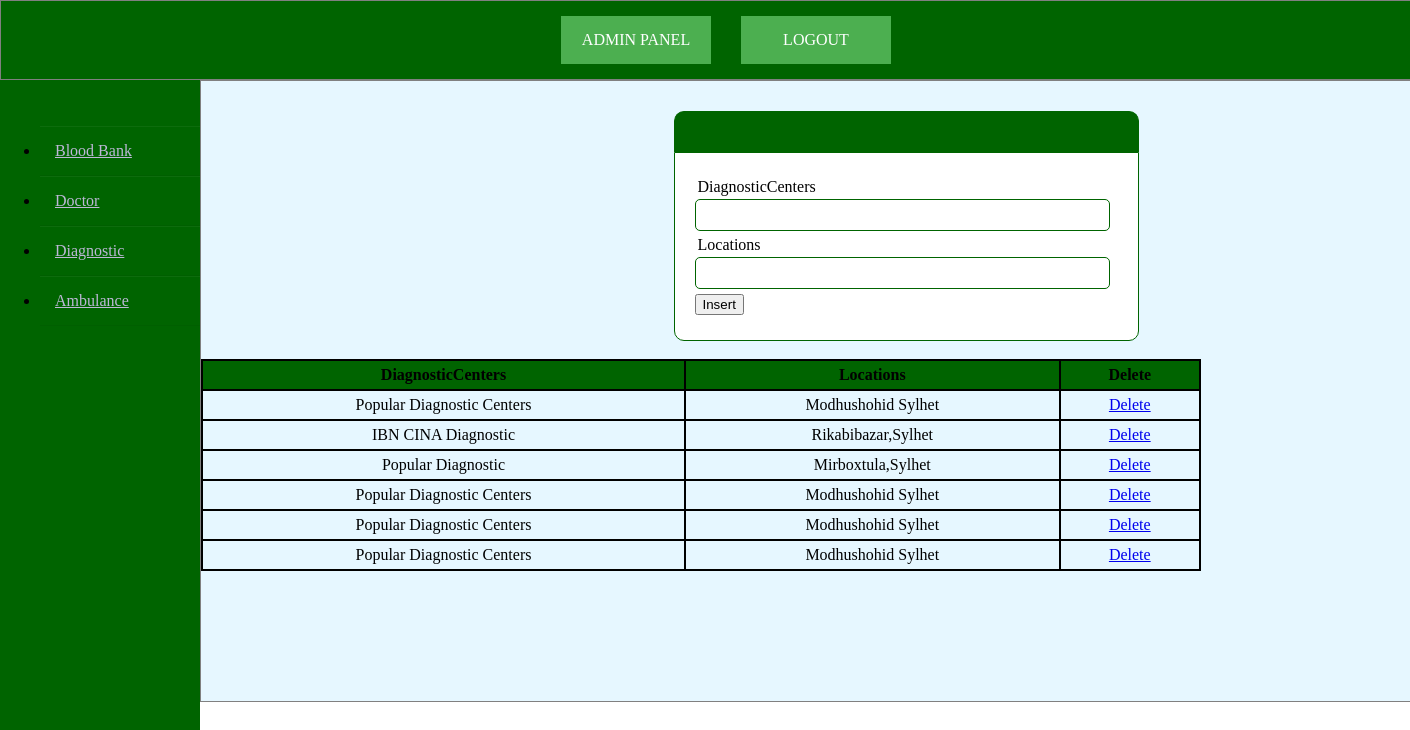
The page /admin_diagnostic.php (signed in) on the database its author committed.
### tables this page shows
CREATE TABLE `dc` (
  `id` int(12) NOT NULL,
  `DiagnosticCenters` varchar(255) NOT NULL,
  `Locations` varchar(255) NOT NULL
);

### admin_diagnostic.php (the view, shortened to what this page needs)
<?php
		include("connect.php");
?>
<!DOCTYPE html>
<html>
<head>
 <link rel="stylesheet" href="sylhet1.css"/>
<link rel="stylesheet" href="stylesheet.css"/>
 </head>
	<body>
		<div class="background">
			<div class="menu-bar">
				<ul>
						<li style="float: left; background-color: #4CAF50; "><a href="admin_bloodbank.php"> ADMIN PANEL </a></li>
				<li style="float: right; background-color: #4CAF50; "><a href="admin_logout.php"> LOGOUT </a></li>
			</ul>
			</div>
		<div class="wrapper">
			<div class="sidebar">
				<ul>
		 			<li><a href="admin_bloodbank.php">Blood Bank</a></li>
		 			<li><a href="admin_doctor.php">Doctor</a></li>
		 			<li><a href="admin_diagnostic.php">Diagnostic </a></li>
					<li><a href="admin_ambulance.php">Ambulance </a></li>
		 		</ul>
			</div>
			<div class="about">
			<div class="main_content">
				<div class="info">
				<div class ="aboutusbody">
			<div class="register">
			</div>
			<form method="post" action="admin_diagnostic.php">
				<div class="input-group">
					<label>DiagnosticCenters</label>
					<input type="text" name="DiagnosticCenters">
				</div>
				<div class="input-group">
					<label>Locations</label>
					<input type="text" name="Locations">
				</div>
				<div class="input-group">
					<button type="submit" name="register" class "btn">Insert</button>
				</div>
			</form>
			<br>
			<?php
	$sql= "select * from dc";
	$res=mysqli_query($conn,$sql);
	echo '<table border="1" width="100%" >';
	echo '<tr bgcolor="#006400" color="white">';
		echo '<th>'.'DiagnosticCenters'.'</th>';
		echo '<th>'.'Locations'.'</th>';
		echo '<th>'.'Delete'.'</th>';
	echo '</tr>';
	while($arr=mysqli_fetch_array($res))
	{
		echo "<tr>
		<td>".$arr['DiagnosticCenters']."</td>
		<td>".$arr['Locations']."</td>
		<td><a href='delete1.php?rnn=$arr[DiagnosticCenters]'>Delete</td>
		</tr>";
	}
	echo '</table>';
	?>
			</div>
		 		</div>
				</div>
			</div>
			  </div>
</div>
	</body>
 </html>

### sylhet1.css (style rules this page uses)
html, body { height: 100%; margin: 0; }
.background { height: auto; }
.aboutusbody { display: inline-block; border: 1px solid gray; width: 100%; height: auto; font: left; }
.menu-bar { position: -webkit-sticky; position: sticky; top: 0; width: 100%; height: auto; background: rgb(0,100,00); text-align: center; border: 1px solid gray; }
.menu-bar ul { margin: 0px; display: inline-flex; list-style: none; color: white; }
.menu-bar ul li { width:120px; margin: 15px; padding:15px; }
.menu-bar ul li a { text-decoration: none; color: white; }
.wrapper { display: flex; position: relative; }
.wrapper .sidebar { width: 200px; height:100%; background: rgb(0,100,0); padding: 30px 0px; position: fixed; }
.wrapper .sidebar ul li { padding: 15px; border-bottom: 1px solid #bdb8d7; border-bottom: 1px solid rgba(0,0,0,0.05); border-top: 1px solid rgba(255,255,255,0.05); }
.wrapper .sidebar ul li a { color: #bdb8d7; display: block; }
.wrapper .about { width: 100%; height: 100%; display:block; position:absolute; }
.wrapper .main_content { width: 100%; margin-left: 200px; overflow:hidden; }
.wrapper .main_content .info { width: 100%; }

### stylesheet.css (style rules this page uses)
html, body { height: 100%; margin: 0; }
.background { height: auto; }
.aboutusbody { display: inline-block; border: 1px solid gray; width: 100%; height: auto; font: left; }
.menu-bar { position: -webkit-sticky; position: sticky; top: 0; width: 100%; height: auto; background: rgb(0,100,00); text-align: center; border: 1px solid gray; }
.menu-bar ul { margin: 0px; display: inline-flex; list-style: none; color: white; }
.menu-bar ul li { width:120px; margin: 15px; padding:15px; }
.menu-bar ul li a { text-decoration: none; color: white; }
.register { width:30%; margin : 30px auto 0px; color: white; background:rgb(0,100,0); text-align:center; border: 1px solid rgb(0,100,0); border-bottom:none; border-radius: 10px 10px 0px 0px; padding:20px; }
form { width: 30%; margin:0px auto; padding: 20px; border: 1px solid rgb(0,100,0); background: white; border-radius: 0px 0px 10px 10px; }
.input-group { margin: 5px 0px 5px 0px; }
.input-group label { display: block; text-align: left; margin: 3px; }
.input-group input { height:20px; width:93%; padding: 5px 10px; font-size: 16px; border-radius: 5px; border: 1px solid rgb(0,100,0); }
.aboutusbody { display: inline-block; border: 1px solid gray; width: 100%; height: 620px; background-color: #e6f7ff; font: left; }

### admin_diagnostic.php (style rules this page uses)
table, th, td { border: 2px solid black; border-collapse: collapse; }
th, td { padding: 5px; text-align: center; }
table { border-spacing: 15px; width:1000px; }

### rows shown on the page
dc: DiagnosticCenters "Popular Diagnostic Centers", Locations "Modhushohid Sylhet"
dc: DiagnosticCenters "IBN CINA Diagnostic", Locations "Rikabibazar,Sylhet"
dc: DiagnosticCenters "Popular Diagnostic", Locations "Mirboxtula,Sylhet"
dc: DiagnosticCenters "Popular Diagnostic Centers", Locations "Modhushohid Sylhet"
dc: DiagnosticCenters "Popular Diagnostic Centers", Locations "Modhushohid Sylhet"
dc: DiagnosticCenters "Popular Diagnostic Centers", Locations "Modhushohid Sylhet"
